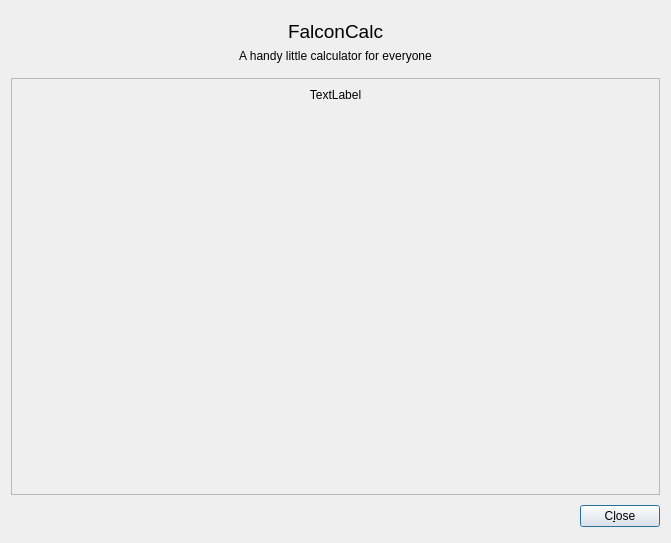
<?xml version="1.0" encoding="UTF-8"?>
<ui version="4.0">
 <class>HelpDialogClass</class>
 <widget class="QDialog" name="HelpDialogClass">
  <property name="windowModality">
   <enum>Qt::ApplicationModal</enum>
  </property>
  <property name="geometry">
   <rect>
    <x>0</x>
    <y>0</y>
    <width>671</width>
    <height>543</height>
   </rect>
  </property>
  <property name="windowTitle">
   <string>FalconCalcQt - Help</string>
  </property>
  <property name="windowIcon">
   <iconset>
    <normaloff>../src/program.ico</normaloff>../src/program.ico</iconset>
  </property>
  <property name="modal">
   <bool>true</bool>
  </property>
  <layout class="QVBoxLayout" name="verticalLayout_3">
   <item>
    <widget class="QWidget" name="widget" native="true">
     <layout class="QVBoxLayout" name="verticalLayout">
      <item>
       <widget class="QLabel" name="label">
        <property name="font">
         <font>
          <pointsize>14</pointsize>
         </font>
        </property>
        <property name="text">
         <string>FalconCalc</string>
        </property>
        <property name="alignment">
         <set>Qt::AlignCenter</set>
        </property>
       </widget>
      </item>
      <item>
       <widget class="QLabel" name="label_2">
        <property name="text">
         <string>A handy little calculator for everyone</string>
        </property>
        <property name="alignment">
         <set>Qt::AlignCenter</set>
        </property>
       </widget>
      </item>
     </layout>
    </widget>
   </item>
   <item>
    <widget class="QScrollArea" name="scrollArea">
     <property name="widgetResizable">
      <bool>true</bool>
     </property>
     <widget class="QWidget" name="scrollAreaWidgetContents">
      <property name="geometry">
       <rect>
        <x>0</x>
        <y>0</y>
        <width>651</width>
        <height>418</height>
       </rect>
      </property>
      <layout class="QVBoxLayout" name="verticalLayout_2">
       <item>
        <widget class="QLabel" name="lblHelptext">
         <property name="text">
          <string>TextLabel</string>
         </property>
         <property name="alignment">
          <set>Qt::AlignHCenter|Qt::AlignTop</set>
         </property>
         <property name="wordWrap">
          <bool>true</bool>
         </property>
        </widget>
       </item>
      </layout>
     </widget>
    </widget>
   </item>
   <item>
    <layout class="QHBoxLayout">
     <property name="spacing">
      <number>6</number>
     </property>
     <property name="leftMargin">
      <number>0</number>
     </property>
     <property name="topMargin">
      <number>0</number>
     </property>
     <property name="rightMargin">
      <number>0</number>
     </property>
     <property name="bottomMargin">
      <number>0</number>
     </property>
     <item>
      <spacer>
       <property name="orientation">
        <enum>Qt::Horizontal</enum>
       </property>
       <property name="sizeHint" stdset="0">
        <size>
         <width>131</width>
         <height>31</height>
        </size>
       </property>
      </spacer>
     </item>
     <item>
      <widget class="QPushButton" name="okButton">
       <property name="sizePolicy">
        <sizepolicy hsizetype="Preferred" vsizetype="Fixed">
         <horstretch>0</horstretch>
         <verstretch>0</verstretch>
        </sizepolicy>
       </property>
       <property name="text">
        <string>C&amp;lose</string>
       </property>
      </widget>
     </item>
    </layout>
   </item>
  </layout>
 </widget>
 <resources>
  <include location="FalconCalcQt.qrc"/>
 </resources>
 <connections>
  <connection>
   <sender>okButton</sender>
   <signal>clicked()</signal>
   <receiver>HelpDialogClass</receiver>
   <slot>accept()</slot>
   <hints>
    <hint type="sourcelabel">
     <x>278</x>
     <y>253</y>
    </hint>
    <hint type="destinationlabel">
     <x>96</x>
     <y>254</y>
    </hint>
   </hints>
  </connection>
 </connections>
</ui>
